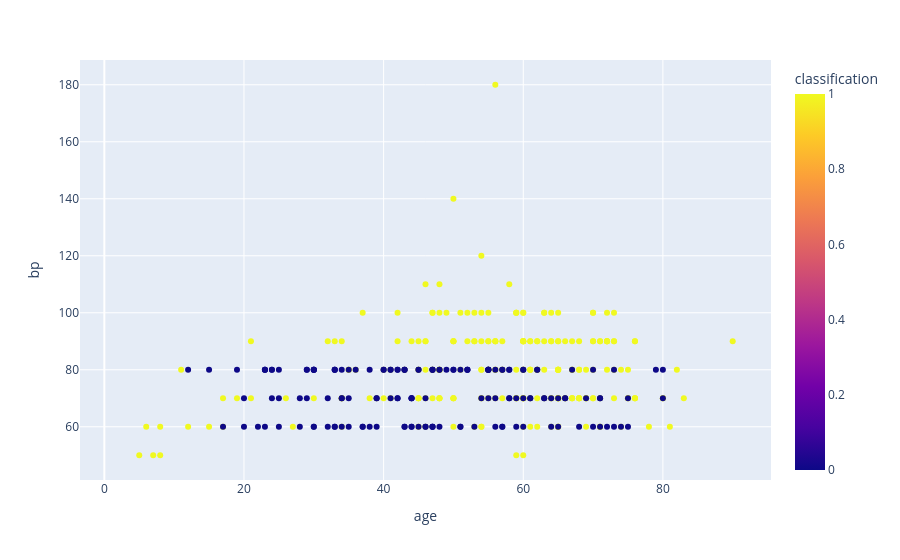

The cell this chart's notebook holds for it:
### Code cell
fig=px.scatter(df,x="age",y="bp",color="classification",hover_data=['sc',"hemo"])
fig.show()

### Figure 1 — Plotly figure (JSON) as saved in the notebook; plotly's stock layout.template omitted (floating-point values rounded to 4 significant figures; data arrays with more than 128 entries replaced by an {"elided": "..."} marker saying what was removed)
{"data": [{"customdata": {"elided": "400x2 float values"}, "hovertemplate": "age=%{x}<br>bp=%{y}<br>sc=%{customdata[0]}<br>hemo=%{customdata[1]}<br>classification=%{marker.color}<extra></extra>", "legendgroup": "", "marker": {"color": {"elided": "400 int values"}, "coloraxis": "coloraxis", "symbol": "circle"}, "mode": "markers", "name": "", "orientation": "v", "showlegend": false, "type": "scatter", "x": {"elided": "400 float values"}, "xaxis": "x", "y": {"elided": "400 float values"}, "yaxis": "y"}], "layout": {"coloraxis": {"colorbar": {"title": {"text": "classification"}}, "colorscale": [[0, "#0d0887"], [0.1111, "#46039f"], [0.2222, "#7201a8"], [0.3333, "#9c179e"], [0.4444, "#bd3786"], [0.5556, "#d8576b"], [0.6667, "#ed7953"], [0.7778, "#fb9f3a"], [0.8889, "#fdca26"], [1, "#f0f921"]]}, "legend": {"tracegroupgap": 0}, "margin": {"t": 60}, "xaxis": {"anchor": "y", "domain": [0, 1], "title": {"text": "age"}}, "yaxis": {"anchor": "x", "domain": [0, 1], "title": {"text": "bp"}}}}
